Frame 1 (no input): blank canvas, image omitted
Frame 60 (no input): blank canvas, image omitted
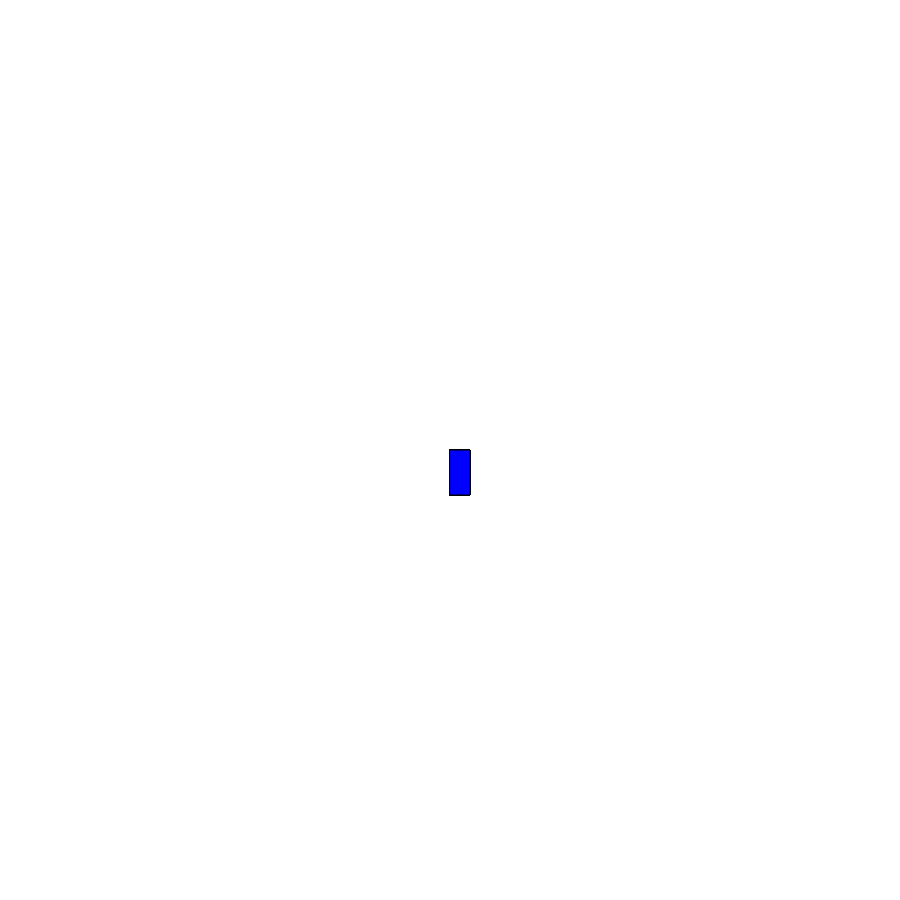
Frame 120 (the mouse pressed at the canvas centre since frame 60)

The p5.js sketch whose frames 1 and 60 were blank and that drew this single picture after the mouse press (run headless with seeded random() and noise() and a simulated clock; from frame 60 on, the mouse is pressed at the canvas centre):

// p5.js sketch
// ── sketch.js
function setup() {
    createCanvas(900, 900);
  background(" white");
  }
  
  function draw() {
    
    stroke(" black")
    fill(" blue") 
    
    // console.log(mouseIsPressed)
  
  if (mouseIsPressed) {
    rect(mouseX, mouseY, 20, 45)
   }
  }
    
